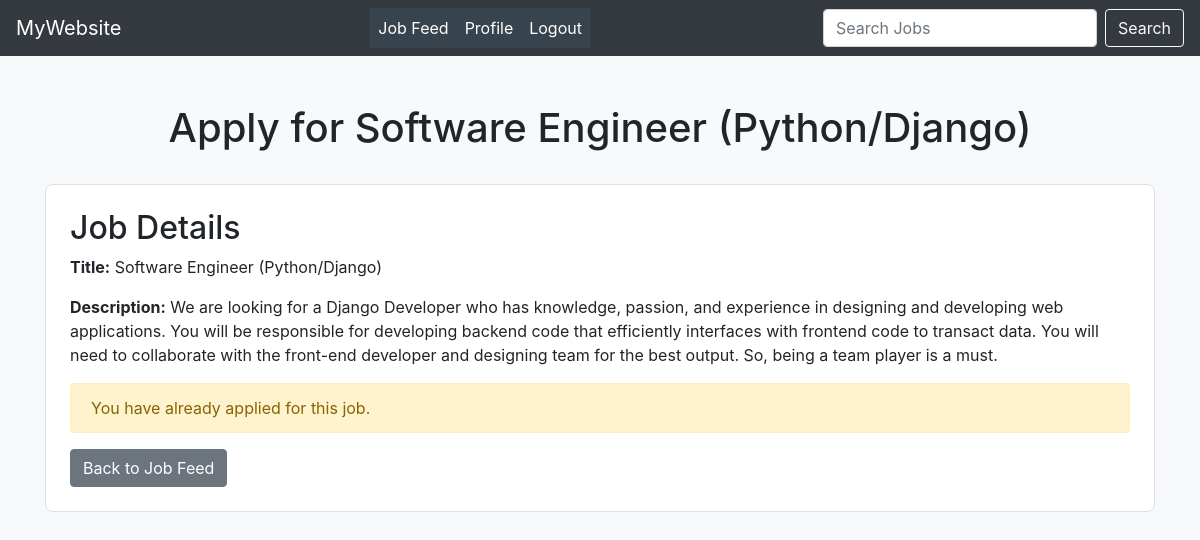
Screenshot of /jobs/apply/2/ (signed in) with the database file from the repository.
### myApp/models.py (models this page shows, shortened)
class AddJobModel(models.Model):
    user = models.ForeignKey(CustomUser, on_delete=models.CASCADE)  # Job created by which user
    job_title = models.CharField(max_length=255,null=True)
    company_name = models.CharField(max_length=255,null=True)
    location = models.CharField(max_length=255,null=True)
    description = models.TextField(null=True)
    requirements = models.TextField(null=True)
    salary = models.CharField(max_length=255,null=True)
    posted_on = models.DateField(default=timezone.now,null=True)
    updated_on = models.DateField(auto_now=True,null=True)

### myProject/views.py (the view, shortened to what this page needs)
# urls.py: path('jobs/apply/<int:job_id>/', apply_job, name='apply_job'),
@login_required
def apply_job(request, job_id):
    job = get_object_or_404(AddJobModel, id=job_id)
    application_exists = JobApplication.objects.filter(job=job, user=request.user).exists()
    return render(request, "apply_job.html", {"job": job, "application_exists": application_exists})

### Template/apply_job.html (shortened to what this page needs)
{% extends 'base.html' %}
{% block body %}
<!DOCTYPE html>
<html lang="en">
<head>
    <link href="https://stackpath.bootstrapcdn.com/bootstrap/4.5.2/css/bootstrap.min.css" rel="stylesheet">
</head>
<body>
    <div class="container mt-5">
        <h1 class="text-center">Apply for {{ job.job_title }}</h1>
        <div class="job-application">
            <h2>Job Details</h2>
            <p><strong>Title:</strong> {{ job.job_title }}</p>
            <p><strong>Description:</strong> {{ job.description }}</p>
            {% if application_exists %}
                <p class="alert alert-warning">You have already applied for this job.</p>
                <a href="{% url 'JobFeed' %}" class="btn btn-secondary">Back to Job Feed</a>
            {% endif %}
        </div>
    </div>
</body>
</html>
{% endblock body %}

### Template/base.html (style rules this page uses)
body { background-color:white; }

### Template/navbar.html (style rules this page uses)
body { background-color: #f8f9fa; }

### Template/apply_job.html (style rules this page uses)
body { background-color: #f8f9fa; }
.job-application { border: 1px solid #dee2e6; border-radius: 0.5rem; padding: 1.5rem; margin: 2rem 0; background: white; }

### rows the page displays
AddJobModel: job_title "Software Engineer (Python/Django)", description "We are looking for a Django Developer who has knowledge, passion, and experience in designing and developing web applications. You will be responsible for developing backend code that efficiently interfaces with frontend code to transact data. You will need to collaborate with the front-end developer and designing team for the best output. So, being a team player is a must."
